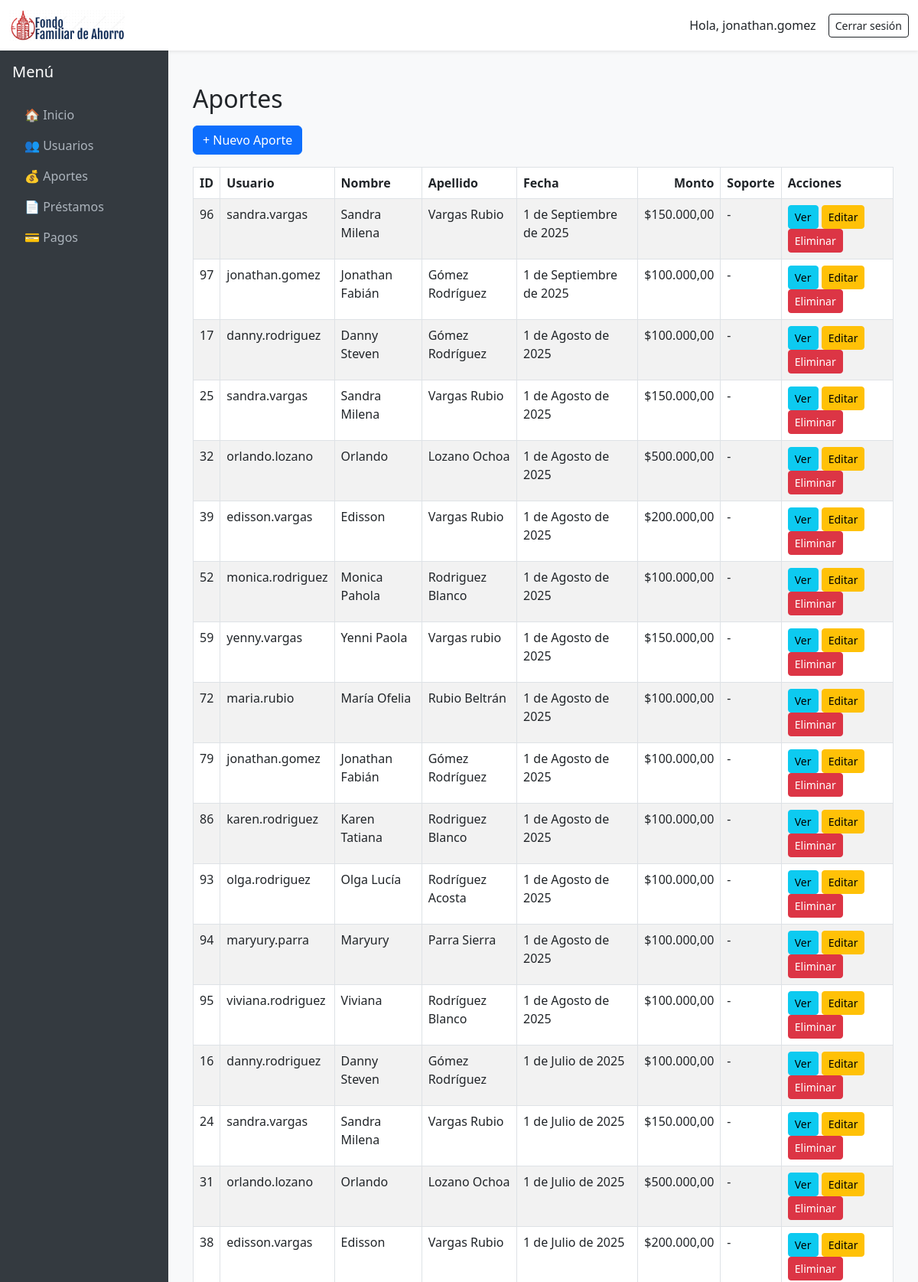
Screenshot of /dashboard/aportes/ (signed in, upper part) with the database file from the repository.
### fonar/models.py (models this page shows, shortened)
class Usuario(AbstractUser):
    is_admin = models.BooleanField(default=False)
    TIPO_CHOICES = [
        ("asociado", "Asociado"),
        ("tercero", "Tercero"),
    ]
    tipo_usuario = models.CharField(max_length=20, choices=TIPO_CHOICES, default="asociado")

class Aporte(models.Model):
    usuario = models.ForeignKey(Usuario, on_delete=models.CASCADE)
    fecha_aporte = models.DateField()  # Fecha manual ingresada
    fecha_registro = models.DateTimeField(default=timezone.now)  # Fecha automática
    monto = models.DecimalField(max_digits=10, decimal_places=2)
    soporte = models.FileField(upload_to='soportes/', null=True, blank=True)

### dashboard/views/aporte_views.py (the view)
# urls.py: path('aportes/', aporte_views.aporte_list, name='aporte_list'),
@login_required
def aporte_list(request):
    aportes = Aporte.objects.all().order_by('-fecha_aporte')
    usuarios = Usuario.objects.all()
    usuario_id = request.GET.get('usuario')
    fecha_inicio = request.GET.get('fecha_inicio')
    fecha_fin = request.GET.get('fecha_fin')
    if usuario_id and usuario_id.isdigit():
        aportes = aportes.filter(usuario_id=usuario_id)
    if fecha_inicio:
        aportes = aportes.filter(fecha_aporte__gte=fecha_inicio)
    if fecha_fin:
        aportes = aportes.filter(fecha_aporte__lte=fecha_fin)
    context = {
        'aportes': aportes,
        'usuarios': usuarios,
        'usuario_id': usuario_id,
        'fecha_inicio': fecha_inicio,
        'fecha_fin': fecha_fin,
    }
    return render(request, 'dashboard/aportes/list.html', context)

### dashboard/templates/dashboard/aportes/list.html
{% extends "dashboard/base.html" %}
{% load humanize %}
{% block content %}
<div class="container mt-4">
    <h2 class="mb-3">Aportes</h2>
    <a href="{% url 'dashboard:aporte_create' %}" class="btn btn-primary mb-3">+ Nuevo Aporte</a>
    <div class="table-responsive">
        <table class="table table-bordered table-striped">
            <thead>
                <tr>
                    <th>ID</th>
                    <th>Usuario</th>
                    <th>Nombre</th>
                    <th>Apellido</th>
                    <th>Fecha</th>
                    <th class="text-end">Monto</th>
                    <th>Soporte</th>
                    <th>Acciones</th>
                </tr>
            </thead>
            <tbody>
                {% for aporte in aportes %}
                <tr>
                    <td>{{ aporte.id }}</td>
                    <td>{{ aporte.usuario.username }}</td>
                    <td>{{ aporte.usuario.first_name }}</td>
                    <td>{{ aporte.usuario.last_name }}</td>
                    <td>{{ aporte.fecha_aporte }}</td>
                    <td class="text-end">${{ aporte.monto|intcomma }}</td>
                    <td>
                        {% if aporte.soporte %}
                            <a href="{{ aporte.soporte.url }}" target="_blank">Ver</a>
                        {% else %}
                            -
                        {% endif %}
                    </td>
                    <td>
                        <a href="{% url 'dashboard:aporte_detail' aporte.id %}" class="btn btn-sm btn-info">Ver</a>
                        <a href="{% url 'dashboard:aporte_update' aporte.id %}" class="btn btn-sm btn-warning">Editar</a>
                        <a href="{% url 'dashboard:aporte_delete' aporte.id %}" class="btn btn-sm btn-danger">Eliminar</a>
                    </td>
                </tr>
                {% empty %}
                <tr><td colspan="6" class="text-center">No hay aportes registrados</td></tr>
                {% endfor %}
            </tbody>
        </table>
    </div>
</div>
{% endblock %}

### dashboard/templates/dashboard/base.html (shortened to what this page needs)
{% load static %}
<!DOCTYPE html>
<html lang="es">
<head>
    <link href="https://cdn.jsdelivr.net/npm/bootstrap@5.3.0/dist/css/bootstrap.min.css" rel="stylesheet">
</head>
<body>
    <nav class="navbar navbar-expand-lg navbar-light bg-white shadow-sm">
        <div class="container-fluid">
            <a class="navbar-brand" href="{% url 'dashboard:home' %}">
                <img src="{% static 'images/logo.png' %}" alt="Logo FONAR" style="height: 40px;">
            </a>
            <div class="d-flex align-items-center">
                {% if user.is_authenticated %}
                    <span class="navbar-text me-3 text-dark">
                        Hola, {{ user.username }}
                    </span>
                    <form method="post" action="{% url 'dashboard:admin-logout' %}" style="display:inline;">
                        <button type="submit" class="btn btn-outline-dark btn-sm">
                            Cerrar sesión
                        </button>
                    </form>
                {% else %}
                    <a class="btn btn-outline-dark btn-sm" href="{% url 'dashboard:admin-login' %}">
                        Iniciar sesión
                    </a>
                {% endif %}
            </div>
        </div>
    </nav>
    <div class="main-container">
        <div class="sidebar d-flex flex-column p-3">
            <h5 class="text-white mb-4">Menú</h5>
            <ul class="nav nav-pills flex-column mb-auto">
                <li>
                    <a href="{% url 'dashboard:home' %}"
                       class="nav-link {% if request.resolver_match.url_name == 'home' %}active{% endif %}">
                        🏠 Inicio
                    </a>
                </li>
                <li>
                    <a href="{% url 'dashboard:usuarios-list' %}"
                       class="nav-link {% if request.resolver_match.url_name|slice:":8" == 'usuarios' %}active{% endif %}">
                        👥 Usuarios
                    </a>
                </li>
                <li>
                    <a href="{% url 'dashboard:aporte_list' %}"
                       class="nav-link {% if request.resolver_match.url_name|slice:":7" == 'aportes' %}active{% endif %}">
                        💰 Aportes
                    </a>
                </li>
                <li>
                    <a href="{% url 'dashboard:prestamos-list' %}"
                       class="nav-link {% if request.resolver_match.url_name|slice:":10" == 'prestamos' %}active{% endif %}">
                        📄 Préstamos
                    </a>
                </li>
                <li>
                    <a href="{% url 'dashboard:pagos-list' %}"
                       class="nav-link {% if request.resolver_match.url_name|slice:":5" == 'pagos' %}active{% endif %}">
                        💳 Pagos
                    </a>
                </li>
            </ul>
        </div>
        <div class="content">
            {% block content %}{% endblock %}
        </div>
    </div>
</body>
</html>

### dashboard/templates/dashboard/base.html (style rules this page uses)
body { min-height: 100vh; display: flex; flex-direction: column; }
.main-container { flex: 1; display: flex; }
.sidebar { width: 220px; background-color: #343a40; color: white; flex-shrink: 0; }
.sidebar .nav-link { color: #adb5bd; }
.content { flex-grow: 1; padding: 20px; background-color: #f8f9fa; overflow-x: auto; }

### rows the page displays
Usuario: username "jonathan.gomez"
Aporte: id "96", usuario.username "sandra.vargas", usuario.first_name "Sandra Milena", usuario.last_name "Vargas Rubio", fecha_aporte "1 de Septiembre de 2025", monto "150.000,00"
Aporte: id "97", usuario.username "jonathan.gomez", usuario.first_name "Jonathan Fabián", usuario.last_name "Gómez Rodríguez", fecha_aporte "1 de Septiembre de 2025", monto "100.000,00"
Aporte: id "17", usuario.username "danny.rodriguez", usuario.first_name "Danny Steven", usuario.last_name "Gómez Rodríguez", fecha_aporte "1 de Agosto de 2025", monto "100.000,00"
Aporte: id "25", usuario.username "sandra.vargas", usuario.first_name "Sandra Milena", usuario.last_name "Vargas Rubio", fecha_aporte "1 de Agosto de 2025", monto "150.000,00"
Aporte: id "32", usuario.username "orlando.lozano", usuario.first_name "Orlando", usuario.last_name "Lozano Ochoa", fecha_aporte "1 de Agosto de 2025", monto "500.000,00"
Aporte: id "39", usuario.username "edisson.vargas", usuario.first_name "Edisson", usuario.last_name "Vargas Rubio", fecha_aporte "1 de Agosto de 2025", monto "200.000,00"
Aporte: id "52", usuario.username "monica.rodriguez", usuario.first_name "Monica Pahola", usuario.last_name "Rodriguez Blanco", fecha_aporte "1 de Agosto de 2025", monto "100.000,00"
Aporte: id "59", usuario.username "yenny.vargas", usuario.first_name "Yenni Paola", usuario.last_name "Vargas rubio", fecha_aporte "1 de Agosto de 2025", monto "150.000,00"
Aporte: id "72", usuario.username "maria.rubio", usuario.first_name "María Ofelia", usuario.last_name "Rubio Beltrán", fecha_aporte "1 de Agosto de 2025", monto "100.000,00"
Aporte: id "79", usuario.username "jonathan.gomez", usuario.first_name "Jonathan Fabián", usuario.last_name "Gómez Rodríguez", fecha_aporte "1 de Agosto de 2025", monto "100.000,00"
Aporte: id "86", usuario.username "karen.rodriguez", usuario.first_name "Karen Tatiana", usuario.last_name "Rodriguez Blanco", fecha_aporte "1 de Agosto de 2025", monto "100.000,00"
Aporte: id "93", usuario.username "olga.rodriguez", usuario.first_name "Olga Lucía", usuario.last_name "Rodríguez Acosta", fecha_aporte "1 de Agosto de 2025", monto "100.000,00"
Aporte: id "94", usuario.username "maryury.parra", usuario.first_name "Maryury", usuario.last_name "Parra Sierra", fecha_aporte "1 de Agosto de 2025", monto "100.000,00"
Aporte: id "95", usuario.username "viviana.rodriguez", usuario.first_name "Viviana", usuario.last_name "Rodríguez Blanco", fecha_aporte "1 de Agosto de 2025", monto "100.000,00"
Aporte: id "16", usuario.username "danny.rodriguez", usuario.first_name "Danny Steven", usuario.last_name "Gómez Rodríguez", fecha_aporte "1 de Julio de 2025", monto "100.000,00"
Aporte: id "24", usuario.username "sandra.vargas", usuario.first_name "Sandra Milena", usuario.last_name "Vargas Rubio", fecha_aporte "1 de Julio de 2025", monto "150.000,00"
Aporte: id "31", usuario.username "orlando.lozano", usuario.first_name "Orlando", usuario.last_name "Lozano Ochoa", fecha_aporte "1 de Julio de 2025", monto "500.000,00"
Aporte: id "38", usuario.username "edisson.vargas", usuario.first_name "Edisson", usuario.last_name "Vargas Rubio", fecha_aporte "1 de Julio de 2025", monto "200.000,00"
